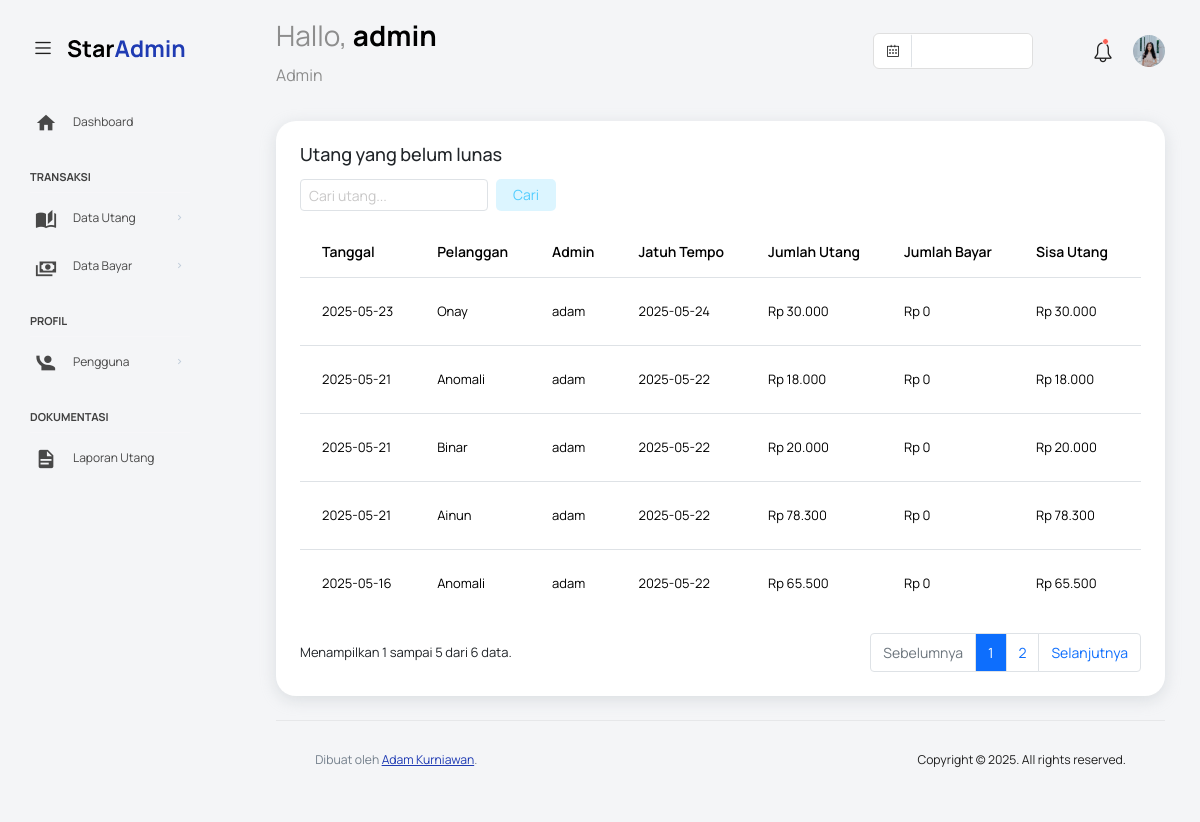
The app's page /admin/belum_lunas.php (signed in) with its own data.
### tables this page shows
CREATE TABLE `utang` (
  `id_utang` int(11) NOT NULL,
  `id_pelanggan` int(11) NOT NULL,
  `id_admin` int(11) NOT NULL,
  `tanggal` date NOT NULL,
  `jatuh_tempo` date NOT NULL,
  `jumlah_utang` int(11) NOT NULL,
  `status` enum('sudah_lunas','belum_lunas') NOT NULL
);

CREATE TABLE `pelanggan` (
  `id_pelanggan` int(11) NOT NULL,
  `nama_pelanggan` varchar(100) NOT NULL,
  `no_hp_pelanggan` varchar(20) NOT NULL,
  `email` varchar(50) NOT NULL,
  `alamat` varchar(255) NOT NULL
);

### admin/belum_lunas.php (the view, shortened to what this page needs)
<?php
include '../koneksi/koneksi.php';
?>
<!DOCTYPE html>
<html lang="en">
<head>
  <link href="https://cdn.jsdelivr.net/npm/bootstrap@5.3.3/dist/css/bootstrap.min.css" rel="stylesheet">
  <link rel="stylesheet" href="../vendors/feather/feather.css">
  <link rel="stylesheet" href="../vendors/mdi/css/materialdesignicons.min.css">
  <link rel="stylesheet" href="../vendors/ti-icons/css/themify-icons.css">
  <link rel="stylesheet" href="../vendors/typicons/typicons.css">
  <link rel="stylesheet" href="../vendors/simple-line-icons/css/simple-line-icons.css">
  <link rel="stylesheet" href="../vendors/css/vendor.bundle.base.css">
  <link rel="stylesheet" href="../vendors/datatables.net-bs4/dataTables.bootstrap4.css">
  <link rel="stylesheet" href="../js/select.dataTables.min.css">
  <link rel="stylesheet" href="../css/vertical-layout-light/style.css">
</head>
<body>
  <div class="container-scroller">
  <?php include 'partials/navbar.php'; ?>
    <div class="container-fluid page-body-wrapper">
      <?php include 'partials/sidebar.php'; ?>
      <div class="main-panel">
        <div class="content-wrapper">
          <div class="row">
            <div class="col-lg-12 grid-margin stretch-card">
              <div class="card">
                <div class="card-body">
                    <div class="d-flex justify-content-between align-items-center mb-3">
                        <h4 class="mb-0">Utang yang belum lunas</h4>
                    </div>
                    <form method="GET" class="d-flex align-items-center gap-2 mb-3" style="max-width: 100%;">
                      <input
                          type="text"
                          id="searchInput"
                          name="search"
                          class="form-control form-control-sm w-auto"
                          placeholder="Cari utang..."
                          value="<?php echo isset($_GET['search']) ? htmlspecialchars($_GET['search']) : ''; ?>"
                          style="max-width: 350px; padding: 0.5rem;"
                      >
                      <?php if (!empty($_GET['search'])) { ?>
                          <button type="submit" class="btn btn-inverse-info" style="padding: 0.5rem 1rem;">
                              Cari
                          </button>
                          <a href="belum_lunas.php" class="btn btn-inverse-danger" style="padding: 0.5rem 1rem;">
                              Batal Cari
                          </a>
                      <?php } else { ?>
                          <button type="submit" class="btn btn-inverse-info" style="padding: 0.5rem 1rem;">
                              Cari
                          </button>
                      <?php } ?>
                    </form>
                    <div class="table-responsive">
                      <table class="table table-hover">
                        <thead>
                          <tr>
                            <th>Tanggal</th>
                            <th>Pelanggan</th>
                            <th>Admin</th>
                            <th>Jatuh Tempo</th>
                            <th>Jumlah Utang</th>
                            <th>Jumlah Bayar</th>
                            <th>Sisa Utang</th>
                            <th>Status</th>
                          </tr>
                        </thead>
                        <tbody id="pelangganTable">
                        <?php
                          $search = isset($_GET['search']) ? mysqli_real_escape_string($koneksi, $_GET['search']) : '';
                          $limit = 5;
                          $page = isset($_GET['page']) ? $_GET['page'] : 1;
                          $start = ($page - 1) * $limit;
                          if (!empty($search)) {
                              $query_total = "SELECT COUNT(*)
                                              FROM utang
                                              LEFT JOIN pelanggan ON utang.id_pelanggan = pelanggan.id_pelanggan
                                              LEFT JOIN admin ON utang.id_admin = admin.id_admin
                                              WHERE utang.status = 'belum_lunas' AND (
                                                  pelanggan.nama_pelanggan LIKE '%$search%' OR
                                                  admin.nama_admin LIKE '%$search%' OR
                                                  utang.tanggal LIKE '%$search%' OR
                                                  utang.jumlah_utang LIKE '%$search%'
                                              )";
                              $result_total = mysqli_query($koneksi, $query_total);
                              $row_total = mysqli_fetch_array($result_total);
                              $total_records = $row_total[0];
                              $query = "SELECT utang.*, pelanggan.nama_pelanggan, admin.nama_admin,
                                              IFNULL(SUM(bayar.jumlah_bayar), 0) AS jumlah_bayar
                                        FROM utang
                                        LEFT JOIN pelanggan ON utang.id_pelanggan = pelanggan.id_pelanggan
                                        LEFT JOIN admin ON utang.id_admin = admin.id_admin
                                        LEFT JOIN bayar ON utang.id_utang = bayar.id_utang
                                        WHERE utang.status = 'belum_lunas' AND (
                                            pelanggan.nama_pelanggan LIKE '%$search%' OR
                                            admin.nama_admin LIKE '%$search%' OR
                                            utang.tanggal LIKE '%$search%' OR
                                            utang.jumlah_utang LIKE '%$search%'
                                        )
                                        GROUP BY utang.id_utang
                                        ORDER BY utang.id_utang DESC
                                        LIMIT $start, $limit
                                        ";
                              $result = mysqli_query($koneksi, $query);
                              $start_range = 1;
                              $end_range = $total_records;
                          } else {
                              $query_total = "SELECT COUNT(*)
                                              FROM utang
                                              WHERE status = 'belum_lunas'";
                              $result_total = mysqli_query($koneksi, $query_total);
                              $row_total = mysqli_fetch_array($result_total);
                              $total_records = $row_total[0];
                              $total_pages = ceil($total_records / $limit);
                              $query = "SELECT utang.*, pelanggan.nama_pelanggan, admin.nama_admin,
                                        IFNULL(SUM(bayar.jumlah_bayar), 0) AS jumlah_bayar
                                        FROM utang
                                        LEFT JOIN pelanggan ON utang.id_pelanggan = pelanggan.id_pelanggan
                                        LEFT JOIN admin ON utang.id_admin = admin.id_admin
                                        LEFT JOIN bayar ON utang.id_utang = bayar.id_utang
                                        WHERE utang.status = 'belum_lunas'
                                        GROUP BY utang.id_utang
                                        ORDER BY utang.id_utang DESC
                                        LIMIT $start, $limit
                                        ";
                                        $result = mysqli_query($koneksi, $query);
                              $start_range = $start + 1;
                              $end_range = min($start + $limit, $total_records);
                          }
                          while ($row = mysqli_fetch_assoc($result)) {
                            $jumlah_bayar = $row['jumlah_bayar'];
                            $sisa_utang = $row['jumlah_utang'] - $jumlah_bayar;
                            echo "<tr>";
                            echo "<td>" . htmlspecialchars($row['tanggal']) . "</td>";
                            echo "<td>" . htmlspecialchars($row['nama_pelanggan']) . "</td>";
                            echo "<td>" . htmlspecialchars($row['nama_admin']) . "</td>";
                            echo "<td>" . htmlspecialchars($row['jatuh_tempo']) . "</td>";
                            echo "<td>Rp " . number_format($row['jumlah_utang'], 0, ',', '.') . "</td>";
                            echo "<td>Rp " . number_format($jumlah_bayar, 0, ',', '.') . "</td>";
                            echo "<td>Rp " . number_format($sisa_utang, 0, ',', '.') . "</td>";
                            $status_label = $row['status'] == 'sudah_lunas'
                                            ? '<label class="badge badge-success">Lunas</label>'
                                            : '<label class="badge badge-danger">Belum Lunas</label>';
                            echo "<td>$status_label</td>";
                            echo "</tr>";
                        }
                          ?>
                        </tbody>
                      </table>
                      <?php if ($search == '') { ?>
                      <div class="d-flex justify-content-between align-items-center mt-3">
                        <div>
                          <p class="mb-0">
                            Menampilkan <?php echo $start_range; ?> sampai <?php echo $end_range; ?> dari <?php echo $total_records; ?> data.
                          </p>
                        </div>
                        <div>
                          <nav aria-label="Page navigation">
                            <ul class="pagination mb-0">
                              <li class="page-item <?php if ($page <= 1) echo 'disabled'; ?>">
                                <a class="page-link" href="?page=<?php echo $page - 1; ?>">Sebelumnya</a>
                              </li>
                              <?php for ($i = 1; $i <= $total_pages; $i++) { ?>
                                <li class="page-item <?php if ($i == $page) echo 'active'; ?>">
                                  <a class="page-link" href="?page=<?php echo $i; ?>"><?php echo $i; ?></a>
                                </li>
                              <?php } ?>
                              <li class="page-item <?php if ($page >= $total_pages) echo 'disabled'; ?>">
                                <a class="page-link" href="?page=<?php echo $page + 1; ?>">Selanjutnya</a>
                              </li>
                            </ul>
                          </nav>
                        </div>
                      <?php } ?>
                  </div>
                </div>
              </div>
            </div>
          </div>
        </div>
        <div class="position-fixed bottom-0 end-0 p-3" style="z-index: 11">
        </div>
        <?php include 'partials/footer.php'; ?>
      </div>
    </div>
  </div>
</body>
</html>

### records on screen
utang: tanggal "2025-05-23", id_pelanggan.nama_pelanggan "Onay", id_admin.nama_admin "adam", jatuh_tempo "2025-05-24", jumlah_utang "30.000", jumlah_bayar "0", sisa_utang "30.000"
utang: tanggal "2025-05-21", id_pelanggan.nama_pelanggan "Anomali", id_admin.nama_admin "adam", jatuh_tempo "2025-05-22", jumlah_utang "18.000", jumlah_bayar "0", sisa_utang "18.000"
utang: tanggal "2025-05-21", id_pelanggan.nama_pelanggan "Binar", id_admin.nama_admin "adam", jatuh_tempo "2025-05-22", jumlah_utang "20.000", jumlah_bayar "0", sisa_utang "20.000"
utang: tanggal "2025-05-21", id_pelanggan.nama_pelanggan "Ainun", id_admin.nama_admin "adam", jatuh_tempo "2025-05-22", jumlah_utang "78.300", jumlah_bayar "0", sisa_utang "78.300"
utang: tanggal "2025-05-16", id_pelanggan.nama_pelanggan "Anomali", id_admin.nama_admin "adam", jatuh_tempo "2025-05-22", jumlah_utang "65.500", jumlah_bayar "0", sisa_utang "65.500"

### other values on screen
$_SESSION['nama_admin'] "admin"
$start_range "1"
$end_range "5"
$total_records "6"
